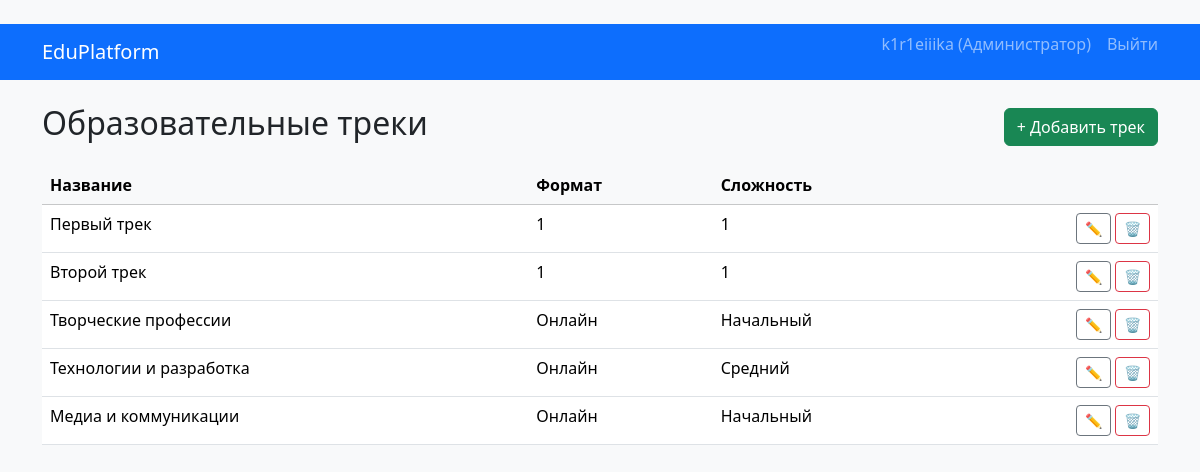
Before: /education/tracks/ (signed in) with the older database file.
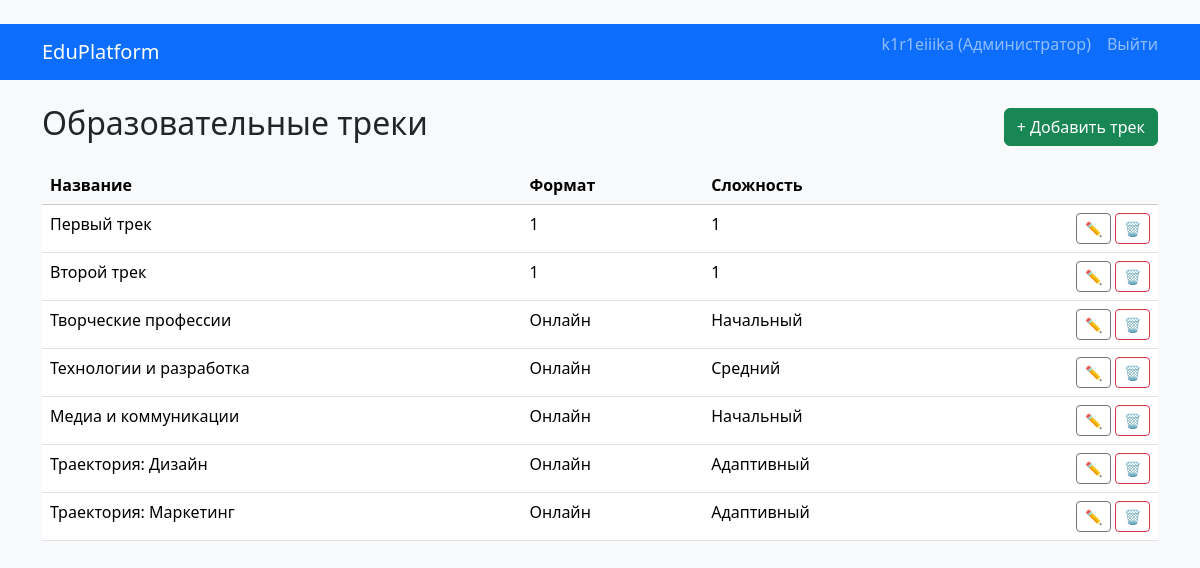
After: the same page with the newer database file.
### apps/education/models.py (models this page shows, shortened)
class Track(models.Model):
    name = models.CharField(max_length=200, verbose_name="Название")
    description = models.TextField(verbose_name="Описание")
    format = models.CharField(max_length=50, verbose_name="Формат")
    difficulty = models.CharField(max_length=50, verbose_name="Уровень сложности")
    class Meta:
        verbose_name = "Образовательный трек"
        verbose_name_plural = "Образовательные треки"

### apps/education/views.py (the view)
# urls.py: path("tracks/", TrackListView.as_view(), name="track_list"),
class TrackListView(RoleRequiredMixin, ListView):
    model = Track
    template_name = "education/track_list.html"
    context_object_name = "tracks"
    allowed_roles = (User.Role.ADMIN,)

### apps/common/mixins.py (called while the page is built)
    def dispatch(self, request, *args, **kwargs):
        if not self.allowed_roles:
            return super().dispatch(request, *args, **kwargs)
        if not hasattr(request.user, "role"):
            return redirect("login")
        if request.user.role not in self.allowed_roles:
            return redirect("login")
        return super().dispatch(request, *args, **kwargs)

### templates/education/track_list.html (shortened to what this page needs)
﻿{% extends "base.html" %}
{% block content %}
<div class="d-flex justify-content-between align-items-center mb-3">
  <h2>Образовательные треки</h2>
  <a href="{% url 'track_create' %}" class="btn btn-success">
    + Добавить трек
  </a>
</div>
<table class="table table-hover">
  <thead class="table-light">
    <tr>
      <th>Название</th>
      <th>Формат</th>
      <th>Сложность</th>
      <th></th>
    </tr>
  </thead>
  <tbody>
    {% for t in tracks %}
      <tr>
        <td>{{ t.name }}</td>
        <td>{{ t.format }}</td>
        <td>{{ t.difficulty }}</td>
        <td class="text-end">
          <a href="{% url 'track_edit' t.id %}" class="btn btn-sm btn-outline-secondary">✏️</a>
          <a href="{% url 'track_delete' t.id %}" class="btn btn-sm btn-outline-danger">🗑</a>
        </td>
      </tr>
    {% endfor %}
  </tbody>
</table>
{% endblock %}

Changed rows visible on the page:
added Track: name "Траектория: Дизайн", format "Онлайн", difficulty "Адаптивный"
added Track: name "Траектория: Маркетинг", format "Онлайн", difficulty "Адаптивный"
